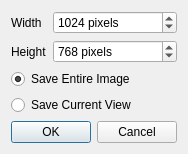
<?xml version="1.0" encoding="UTF-8"?>
<ui version="4.0">
 <class>UtilRasterDialog</class>
 <widget class="QDialog" name="UtilRasterDialog">
  <property name="geometry">
   <rect>
    <x>0</x>
    <y>0</y>
    <width>660</width>
    <height>415</height>
   </rect>
  </property>
  <property name="windowTitle">
   <string>Raster Dialog</string>
  </property>
  <layout class="QFormLayout" name="formLayout">
   <property name="sizeConstraint">
    <enum>QLayout::SetFixedSize</enum>
   </property>
   <item row="0" column="0">
    <widget class="QLabel" name="widthLabel">
     <property name="text">
      <string>Width</string>
     </property>
     <property name="buddy">
      <cstring>widthValue</cstring>
     </property>
    </widget>
   </item>
   <item row="0" column="1">
    <widget class="QSpinBox" name="widthValue">
     <property name="sizePolicy">
      <sizepolicy hsizetype="Expanding" vsizetype="Fixed">
       <horstretch>0</horstretch>
       <verstretch>0</verstretch>
      </sizepolicy>
     </property>
     <property name="accelerated">
      <bool>true</bool>
     </property>
     <property name="suffix">
      <string> pixels</string>
     </property>
     <property name="minimum">
      <number>1</number>
     </property>
     <property name="maximum">
      <number>65536</number>
     </property>
     <property name="value">
      <number>1024</number>
     </property>
    </widget>
   </item>
   <item row="1" column="0">
    <widget class="QLabel" name="heightLabel">
     <property name="text">
      <string>Height</string>
     </property>
     <property name="buddy">
      <cstring>heightValue</cstring>
     </property>
    </widget>
   </item>
   <item row="1" column="1">
    <widget class="QSpinBox" name="heightValue">
     <property name="sizePolicy">
      <sizepolicy hsizetype="Expanding" vsizetype="Fixed">
       <horstretch>0</horstretch>
       <verstretch>0</verstretch>
      </sizepolicy>
     </property>
     <property name="accelerated">
      <bool>true</bool>
     </property>
     <property name="suffix">
      <string> pixels</string>
     </property>
     <property name="minimum">
      <number>1</number>
     </property>
     <property name="maximum">
      <number>65536</number>
     </property>
     <property name="value">
      <number>768</number>
     </property>
    </widget>
   </item>
   <item row="2" column="0" colspan="2">
    <widget class="QRadioButton" name="saveEntireImage">
     <property name="text">
      <string>Save Entire Image</string>
     </property>
     <property name="checked">
      <bool>true</bool>
     </property>
    </widget>
   </item>
   <item row="3" column="0" colspan="2">
    <widget class="QRadioButton" name="saveCurrentView">
     <property name="text">
      <string>Save Current View</string>
     </property>
     <property name="checked">
      <bool>false</bool>
     </property>
    </widget>
   </item>
   <item row="4" column="0" colspan="2">
    <widget class="QDialogButtonBox" name="buttonBox">
     <property name="orientation">
      <enum>Qt::Horizontal</enum>
     </property>
     <property name="standardButtons">
      <set>QDialogButtonBox::Cancel|QDialogButtonBox::Ok</set>
     </property>
    </widget>
   </item>
  </layout>
 </widget>
 <resources/>
 <connections>
  <connection>
   <sender>buttonBox</sender>
   <signal>accepted()</signal>
   <receiver>UtilRasterDialog</receiver>
   <slot>accept()</slot>
  </connection>
  <connection>
   <sender>buttonBox</sender>
   <signal>rejected()</signal>
   <receiver>UtilRasterDialog</receiver>
   <slot>reject()</slot>
  </connection>
 </connections>
</ui>
